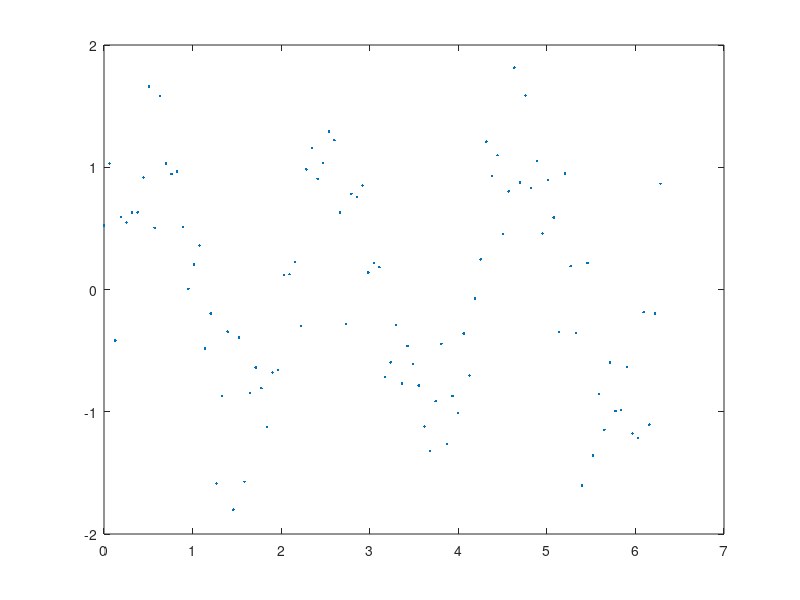

The MATLAB script that drew this image:
%% sim 2 
    % malla 100 datos de 0 a 2*pi
    x = linspace(0,2*pi,100);
    y = sin(3*x) + 0.5 * randn(1,100);
    plot(x,y,'.')
    crrelation = corr(x',y')